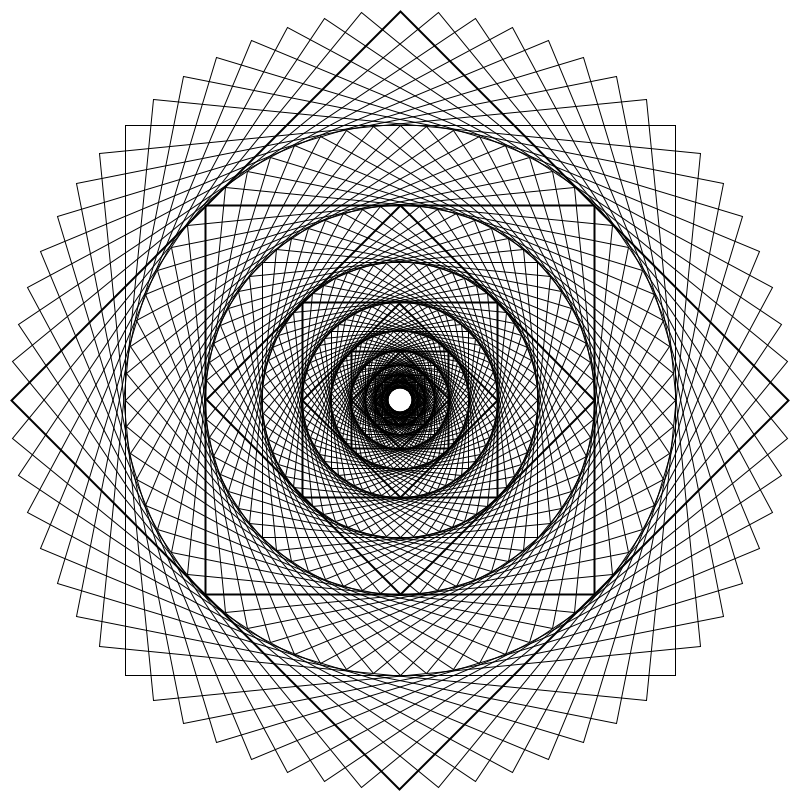
Frame 1 (no input)
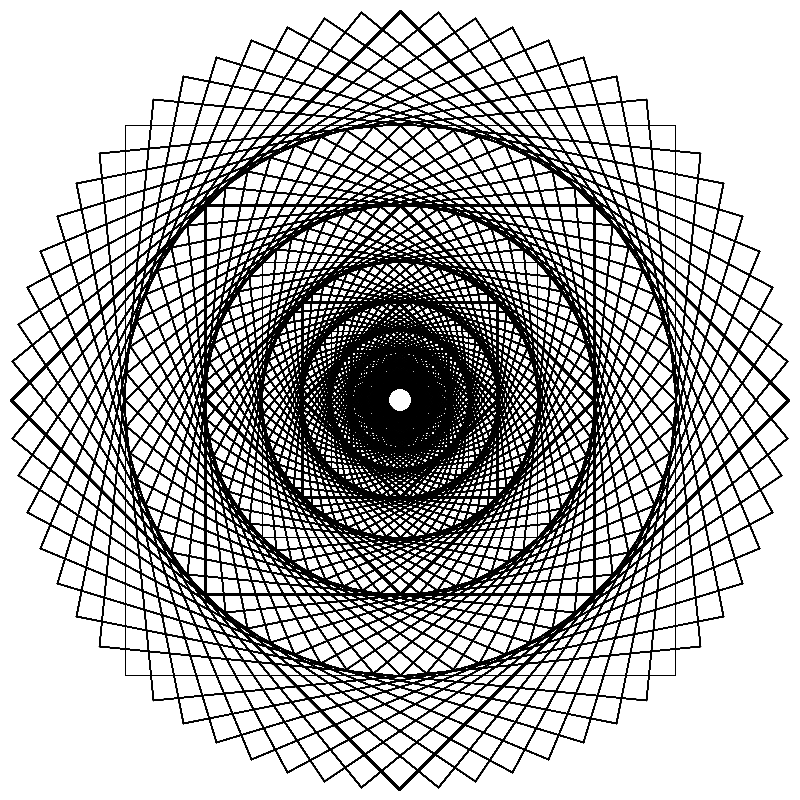
Frame 60 (the mouse pressed at the canvas centre just before this capture)
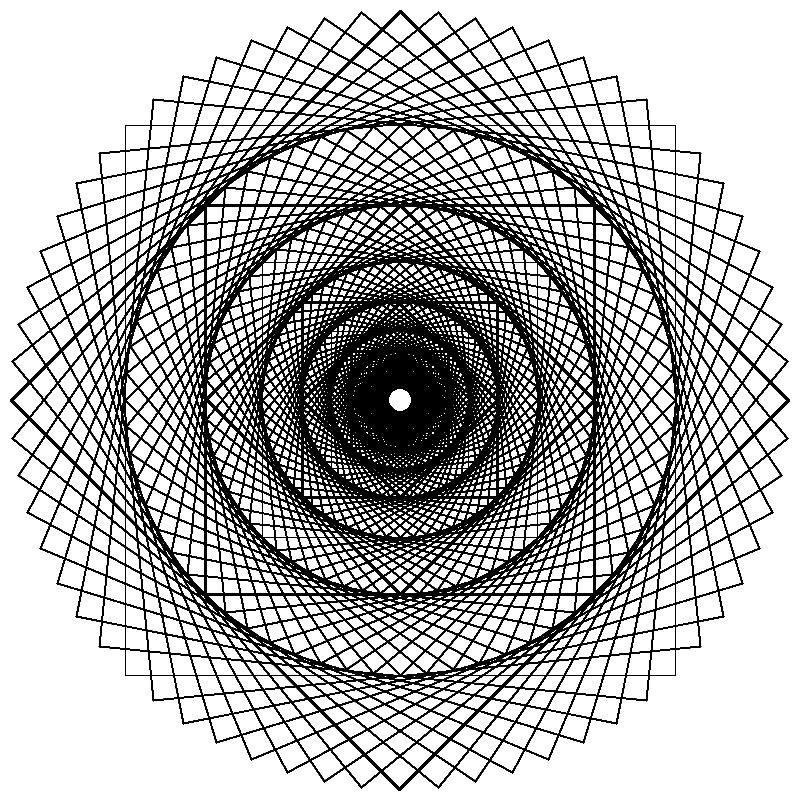
Frame 120 (the mouse held since frame 60 and released just before this capture)

The Processing sketch that drew these frames (run headless with seeded random() and noise(); from frame 60 on, the mouse is pressed at the canvas centre):

// Processing sketch: processing_31275
// ── processing_31275.pde

void setup()
{
  size(800,800);
  background(255);
}

void draw()
{
  strokeWeight(2);
  stroke(0);
 // fill(0,5);
  noFill();

  float a;
  int b = 0;
  rectMode(CENTER);
  translate(width/2,height/2);
  int c = 10;
  float x = 0;
  float rot = 32;
  float r = PI/rot;
  float rd = 0;
  float gr = 0;
  float bl = 0;  
  
while(x<.5*rot)
  {
    b = 0;
    a = 550;
    while(b<c)
    {
      rd=random(255);
      gr=random(255);
      bl=random(255);
      //fill(rd,60);
   //   stroke(rd,60);
      rotate((PI/4));
      rect(0,0,a,a);
      a = (sqrt(a*a+a*a))/2;
      
     // fill(255-rd,60);
     // stroke(255-rd,60);
      
      //rotate((PI/4)-rot);
      //rect(0,0,a,a);
      //a = (sqrt(a*a+a*a))/2;
      b=b+1;
    }
    strokeWeight(1);
    rotate(r);
    x = x+1;
  }
}
